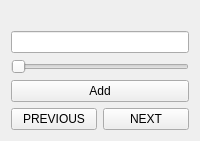
                <widget class="QWidget" name="F1_p3">
                 <layout class="QVBoxLayout" name="verticalLayout_33">
                  <item>
                   <layout class="QVBoxLayout" name="verticalLayout_32">
                    <item>
                     <layout class="QVBoxLayout" name="verticalLayout_8">
                      <item>
                       <widget class="QLabel" name="label_39">
                        <property name="styleSheet">
                         <string notr="true">font: 14pt &quot;MS Shell Dlg 2&quot;;</string>
                        </property>
                        <property name="text">
                         <string/>
                        </property>
                        <property name="pixmap">
                         <pixmap resource="f1.qrc">:/newPrefix/award.jpg</pixmap>
                        </property>
                        <property name="scaledContents">
                         <bool>true</bool>
                        </property>
                        <property name="alignment">
                         <set>Qt::AlignCenter</set>
                        </property>
                       </widget>
                      </item>
                      <item>
                       <widget class="QLineEdit" name="skill_line_edit_f1"/>
                      </item>
                      <item>
                       <widget class="QSlider" name="skill_slider_f1">
                        <property name="maximum">
                         <number>5</number>
                        </property>
                        <property name="pageStep">
                         <number>1</number>
                        </property>
                        <property name="tracking">
                         <bool>false</bool>
                        </property>
                        <property name="orientation">
                         <enum>Qt::Horizontal</enum>
                        </property>
                        <property name="invertedAppearance">
                         <bool>false</bool>
                        </property>
                       </widget>
                      </item>
                      <item>
                       <widget class="QPushButton" name="ADD_SKILL_F1">
                        <property name="text">
                         <string>Add</string>
                        </property>
                       </widget>
                      </item>
                     </layout>
                    </item>
                    <item>
                     <layout class="QHBoxLayout" name="horizontalLayout_17">
                      <item>
                       <widget class="QPushButton" name="F3_PREVIOUS_2">
                        <property name="text">
                         <string>PREVIOUS</string>
                        </property>
                       </widget>
                      </item>
                      <item>
                       <widget class="QPushButton" name="F3_NEXT_2">
                        <property name="text">
                         <string>NEXT</string>
                        </property>
                       </widget>
                      </item>
                     </layout>
                    </item>
                   </layout>
                  </item>
                 </layout>
                </widget>
